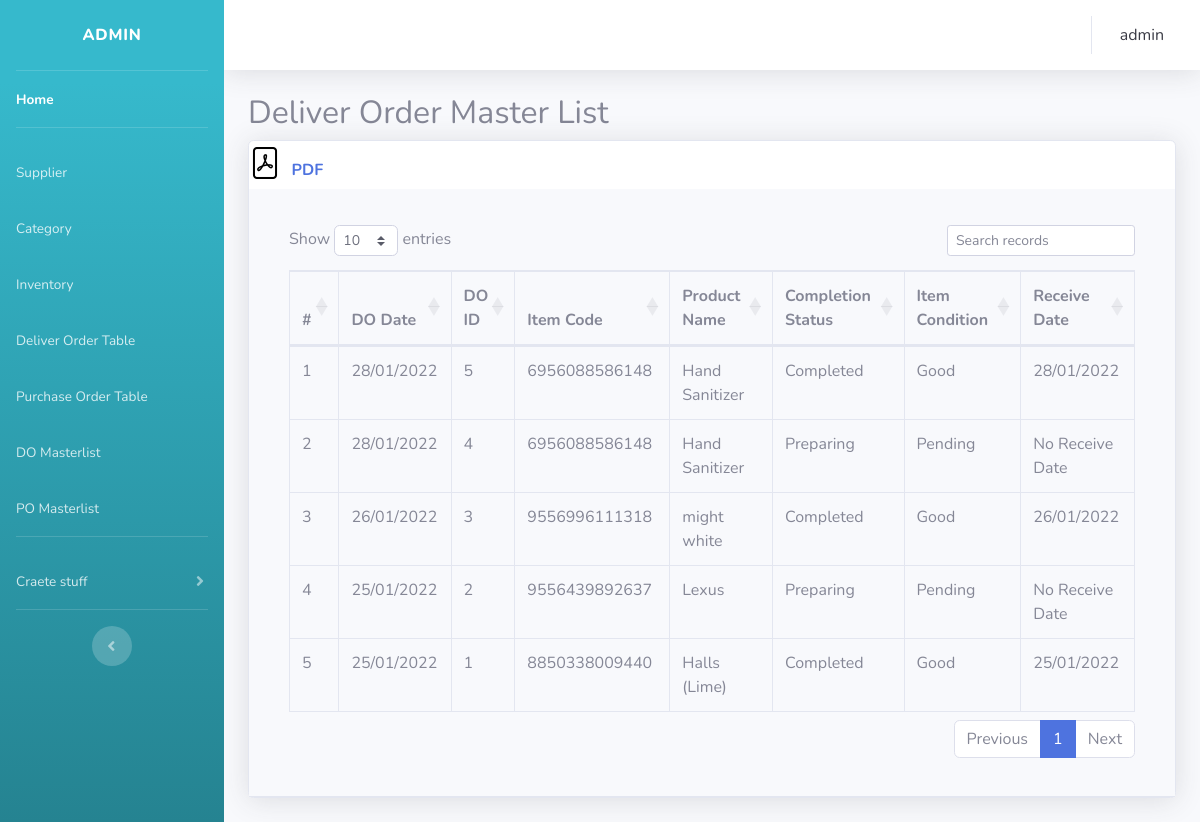
Page /tools/masterlist.php (signed in) on the committed database.
### tables this page shows
CREATE TABLE `delivery_order` (
  `ID` int(11) NOT NULL,
  `supplier` varchar(30) NOT NULL,
  `do_date` date NOT NULL,
  `recieved_date` date DEFAULT NULL,
  `status` varchar(20) NOT NULL
);

CREATE TABLE `delivery_order_detail` (
  `ID` int(30) NOT NULL,
  `DO_ID` int(30) NOT NULL,
  `barcode` varchar(50) NOT NULL,
  `product` varchar(30) NOT NULL,
  `quantity` int(30) NOT NULL,
  `item_status` int(20) NOT NULL
);

### tools/masterlist.php (the view, shortened to what this page needs)
<?php
include "bar.php";
?>
<!DOCTYPE html>
<html lang="en">
<head>
		<link rel="stylesheet" href="https://cdn.datatables.net/1.10.20/css/dataTables.bootstrap4.min.css">
        <link rel="stylesheet" href="https://cdn.jsdelivr.net/npm/bootstrap-icons@1.7.2/font/bootstrap-icons.css">
</head>
<body>
<div class="container-fluid">
		<h2>Deliver Order Master List</h2>
		<div class="card shadow mb-4">
             <a href="../PDF_files/do_masterlist_PDF.php"><i style="margin-right: 0.2em; color: #000000; font-size:2rem; " class="bi bi-file-pdf  "></i> <b>PDF</b></a>
			<div class="card-header py-3">
				<div class="card-body">
					<div class="table-responsive">
						<table class="table table-bordered" id="do_table" >
                            <thead>
                                <tr>
                                    <th>#</th>
                                    <th>DO Date</th>
                                    <th>DO ID</th>
                                    <th>Item Code</th>
                                    <th>Product Name</th>
                                    <th>Completion Status</th>
                                    <th>Item Condition</th>
                                    <th>Receive Date</th>
                                </tr>
                                <tbody>
                                <?php
                                    include '../engine/connect.php';
                                    $i = 1;
                                    $sql = "SELECT *, delivery_order.ID
                                            FROM delivery_order
                                            INNER JOIN delivery_order_detail
                                            ON delivery_order.ID = delivery_order_detail.DO_ID
                                            ORDER BY delivery_order.ID
                                            DESC";
                                    $result = $conn -> query($sql);
                                    while ($row = $result->fetch_assoc()) {
                                    $DO_ID       = $row['DO_ID'];
                                    $do_date     = date("d/m/Y",strtotime($row["do_date"]));
                                    $barcode     = $row['barcode'];
                                    $product     = $row['product'];
                                      if ($row["status"] == 1) {
                                            $shake = "Preparing";
                                            }
                                        elseif ($row["status"] == 2) {
                                            $shake = "Completed";
                                        }
                                        if ($row["item_status"] == 0) {
                                            $sout = "Pending";
                                            }
                                        elseif ($row["item_status"] == 1) {
                                            $sout = "Good";
                                            }
                                        elseif ($row["item_status"] == 2) {
                                            $sout = "Damaged";
                                        }
                                        elseif ($row["item_status"] == 3) {
                                            $sout = "Missing";
                                        }
                                        elseif ($row["item_status"] == 4) {
                                            $sout = "Wrong Amount";
                                        }
                                           if ($row["recieved_date"] != null) {
				                        	$receive_date = date("d/m/Y",strtotime($row["recieved_date"]));
                                                } else {
                                                $receive_date = "No Receive Date";
                                                };
                                            if ($row["do_date"] != null) {
                                                $do_date = date("d/m/Y",strtotime($row["do_date"]));
                                                    } else {
                                                    $do_date = "No Date";
                                                    };
                                        echo "
                                        <tr>
                                        <td>    ".$i++."</td>
                                        <td>    ".$do_date."</td>
                                        <td>    ".$DO_ID."</td>
                                        <td>    ".$barcode."</td>
                                        <td>    ".$product."</td>
                                        <td>    ".$shake."</td>
                                        <td>    ".$sout."</td>
                                        <td>    ".$receive_date."</td>";
                                    }
                                    echo "</table>";
                                 ?>
                    </div>
                </div>
            </div>
        </div>
</body>
</html>

### tools/bar.php (shortened to what this page needs)
<!DOCTYPE html>
<html>
<head>
  <link href="../vendor/fontawesome-free/css/all.min.css" rel="stylesheet" type="text/css">
  <link href="../css/sb-admin-2.min.css" rel="stylesheet">
</head>
<body>
  <div id="wrapper">
    <ul class="navbar-nav bg-gradient-info sidebar sidebar-dark accordion" id="accordionSidebar">
      <a class="sidebar-brand d-flex align-items-center justify-content-center" href="index.php">
        <div class="sidebar-brand-text mx-3">Admin </div>
      </a>
      <hr class="sidebar-divider my-0">
      <li class="nav-item active">
        <a class="nav-link" href="index.php">
          <span>Home</span></a>
      </li>
      <hr class="sidebar-divider">
      <li class="nav-item">
        <a class="nav-link" href="supplier_table.php">
          <span>Supplier</span></a>
          <li class="nav-item">
        <a class="nav-link" href="category.php">
          <span>Category</span></a>
      </li>
      <li class="nav-item">
        <a class="nav-link" href="inventory.php">
          <span>Inventory</span></a>
      </li>
      <li class="nav-item">
        <a class="nav-link" href="delivery_order.php">
          <span>Deliver Order Table</span></a>
      </li>
      <li class="nav-item">
        <a class="nav-link" href="test_purchase_order_list.php">
          <span>Purchase Order Table</span></a>
      </li>
      <li class="nav-item">
        <a class="nav-link" href="masterlist.php">
          <span>DO Masterlist</span></a>
      </li>
      <li class="nav-item">
        <a class="nav-link" href="po_masterlist.php">
          <span>PO Masterlist</span></a>
      </li>
      <hr class="sidebar-divider">
      <li class="nav-item">
        <a class="nav-link collapsed" href="#" data-toggle="collapse" data-target="#collapsePages" aria-expanded="true" aria-controls="collapsePages">
          <span>Craete stuff</span>
        </a>
      </li>
      </li>
      <hr class="sidebar-divider d-none d-md-block">
      <div class="text-center d-none d-md-inline">
        <button class="rounded-circle border-0" id="sidebarToggle"></button>
      </div>
    </ul>
    <div id="content-wrapper" class="d-flex flex-column">
      <div id="content">
        <nav class="navbar navbar-expand navbar-light bg-white topbar mb-4 static-top shadow">
          <ul class="navbar-nav ml-auto">
            <li class="nav-item dropdown no-arrow">
              <a class="nav-link dropdown-toggle" href="#" id="userDropdown" role="button" data-toggle="dropdown" aria-haspopup="true" aria-expanded="false">
                <span class="mr-2 d-none d-lg-inline text-gray-900 big">
                  <?php echo $_SESSION["username"]; ?>
                  </span>
              </a>
            </li>
          </ul>
        </nav>
</body>
</html>

### rows in the picture
delivery_order: do_date "28/01/2022", delivery_order_detail.DO_ID "5", delivery_order_detail.barcode "6956088586148", delivery_order_detail.product "Hand Sanitizer", status "Completed", delivery_order_detail.item_status "Good", recieved_date "28/01/2022"
delivery_order: do_date "28/01/2022", delivery_order_detail.DO_ID "4", delivery_order_detail.barcode "6956088586148", delivery_order_detail.product "Hand Sanitizer", status "Preparing", delivery_order_detail.item_status "Pending", recieved_date "No Receive Date"
delivery_order: do_date "26/01/2022", delivery_order_detail.DO_ID "3", delivery_order_detail.barcode "9556996111318", delivery_order_detail.product "might white", status "Completed", delivery_order_detail.item_status "Good", recieved_date "26/01/2022"
delivery_order: do_date "25/01/2022", delivery_order_detail.DO_ID "2", delivery_order_detail.barcode "9556439892637", delivery_order_detail.product "Lexus", status "Preparing", delivery_order_detail.item_status "Pending", recieved_date "No Receive Date"
delivery_order: do_date "25/01/2022", delivery_order_detail.DO_ID "1", delivery_order_detail.barcode "8850338009440", delivery_order_detail.product "Halls (Lime)", status "Completed", delivery_order_detail.item_status "Good", recieved_date "25/01/2022"

### other values in the picture
$_SESSION["username"] "admin"
